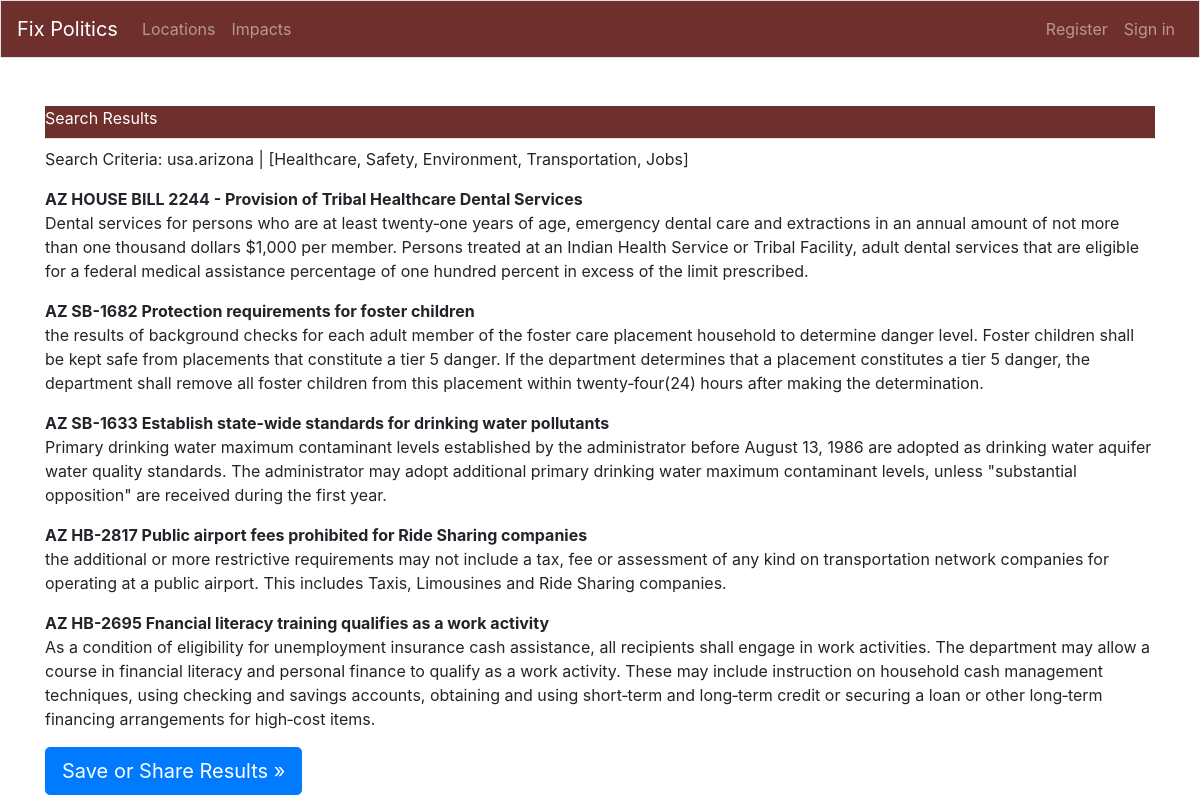
Page /results/31/ on the committed database.
### fixpol/models.py (models this page shows, shortened)
class Criteria(models.Model):
    class Meta:
        app_label = 'fixpol'
        verbose_name_plural = "criteria"  # plural of criteria
    text = models.CharField(max_length=200)
    location = models.ForeignKey('fixpol.Location', null=True,
        related_name='criteria', on_delete=models.CASCADE)
    impacts = models.ManyToManyField(Impact)

class Law(models.Model):
    class Meta:
        app_label = 'fixpol'
        verbose_name_plural = "laws"  # plural of legislation
    title = models.CharField(max_length=200)
    summary = models.CharField(max_length=1000)
    location = models.ForeignKey('fixpol.Location', null=True,
        related_name='laws', on_delete=models.CASCADE)
    impacts = models.ForeignKey('fixpol.Impact', null=True,
        related_name='laws', on_delete=models.CASCADE)

### fixpol/views.py (the view)
# urls.py: path('results/<int:search_id>/',
def results(request, search_id):
    criteria = Criteria.objects.get(id=search_id)
    loc = criteria.location
    impact_list = criteria.impacts.all()
    laws = Law.objects.filter(location=loc)
    laws = laws.filter(impacts__in=impact_list)
    context = { 'heading': criteria.text,
                'laws' : laws}
    return render(request, 'results.html', context)

### fixpol/templates/results.html
{% extends "base-tony.html" %}
{% block page_header %}
Search Results
{% endblock page_header %}
{% block content %}
<p>Search Criteria: {{ heading|safe }}</p>
<div class="results">
    <div class="page-content-standard">
        <dl>
        {% for law in laws %}
        <dt>{{ law.title }}</dt>
        <dd><p>{{ law.summary }}</p></dt>
        {% empty %}
        <p>No legislation found.</p>
        {% endfor %}
        </dl>
    </div>
</div>
    <a class="btn btn-lg btn-primary"
            href="{% url 'fixpol:index' %}"
            role="button">Save or Share Results &raquo;</a>
{% endblock content %}

### fixpol/templates/base-tony.html (shortened to what this page needs)
{% load bootstrap4 %}
<!doctype html>
<html lang="en">
<head>
{% bootstrap_css %}
</head>
<body>
<nav class="navbar navbar-expand-md navbar-dark bg-company-red mb-5 border">
<a class="navbar-brand" href="{% url 'fixpol:index' %}">
           Fix Politics</a>
<div class="collapse navbar-collapse" id="navbarCollapse">
<ul class="navbar-nav mr-auto">
    <li class="nav-item">
    <a class="nav-link" href="{% url 'fixpol:locations'%}">
               Locations</a></li>
    <li class="nav-item">
    <a class="nav-link" href="{% url 'fixpol:impacts'%}">
               Impacts</a></li>
</ul>
<ul class="navbar-nav ml-auto">
{% if user.is_authenticated %}
<li class="nav-item">
    <span class="navbar-text">Hello, {{ user.username }}.</span>
</li>
<li class="nav-item">
    <a class="nav-link" href="{% url 'users:profile' %}">Profile</a>
</li>
<li class="nav-item">
    <a class="nav-link" href="{% url 'users:logout' %}">Sign out</a>
</li>
{% else %}
<li class="nav-item">
    <a class="nav-link" href="{% url 'users:register' %}">Register</a>
</li>
<li class="nav-item">
    <a class="nav-link" href="{% url 'users:login' %}">Sign in</a></li>
{% endif %}
</ul>
</div>
</nav>
<main role="main" class="container">
<div class="pb-2 mb-2 border-bottom bg-company-red">
       {% block page_header %}{% endblock page_header %}
       </div>
<div>
       {% block content %}{% endblock content %}
       </div>
</main>
</body>
</html>

### fixpol/templates/base-tony.html (style rules this page uses)
.bg-company-red { background-color: #6F2F2C !important; color: #ffffff; }

### rows in the picture
Criteria: text "usa.arizona | [Healthcare, Safety, Environment, Transportation, Jobs]"
Law: title "AZ HOUSE BILL 2244 - Provision of Tribal Healthcare Dental Services", summary "Dental services for persons who are at least twenty‑one years of age, emergency dental care and extractions in an annual amount of not more than one thousand dollars $1,000 per member. Persons treated at an Indian Health Service or Tribal Facility, adult dental services that are eligible for a federal medical assistance percentage of one hundred percent in excess of the limit prescribed."
Law: title "AZ SB-1682 Protection requirements for foster children", summary "the results of background checks for each adult member of the foster care placement household to determine danger level. Foster children shall be kept safe from placements that constitute a tier 5 danger. If the department determines that a placement constitutes a tier 5 danger, the department shall remove all foster children from this placement within twenty‑four(24) hours after making the determination."
Law: title "AZ SB-1633 Establish state-wide standards for drinking water pollutants", summary "Primary drinking water maximum contaminant levels established by the administrator before August 13, 1986 are adopted as drinking water aquifer water quality standards. The administrator may adopt additional primary drinking water maximum contaminant levels, unless \"substantial opposition\" are received during the first year."
Law: title "AZ HB-2817 Public airport fees prohibited for Ride Sharing companies", summary "the additional or more restrictive requirements may not include a tax, fee or assessment of any kind on transportation network companies for operating at a public airport. This includes Taxis, Limousines and Ride Sharing companies."
Law: title "AZ HB-2695 Fnancial literacy training qualifies as a work activity", summary "As a condition of eligibility for unemployment insurance cash assistance, all recipients shall engage in work activities. The department may allow a course in financial literacy and personal finance to qualify as a work activity. These may include instruction on household cash management techniques, using checking and savings accounts, obtaining and using short‑term and long‑term credit or securing a loan or other long‑term financing arrangements for high‑cost items."
